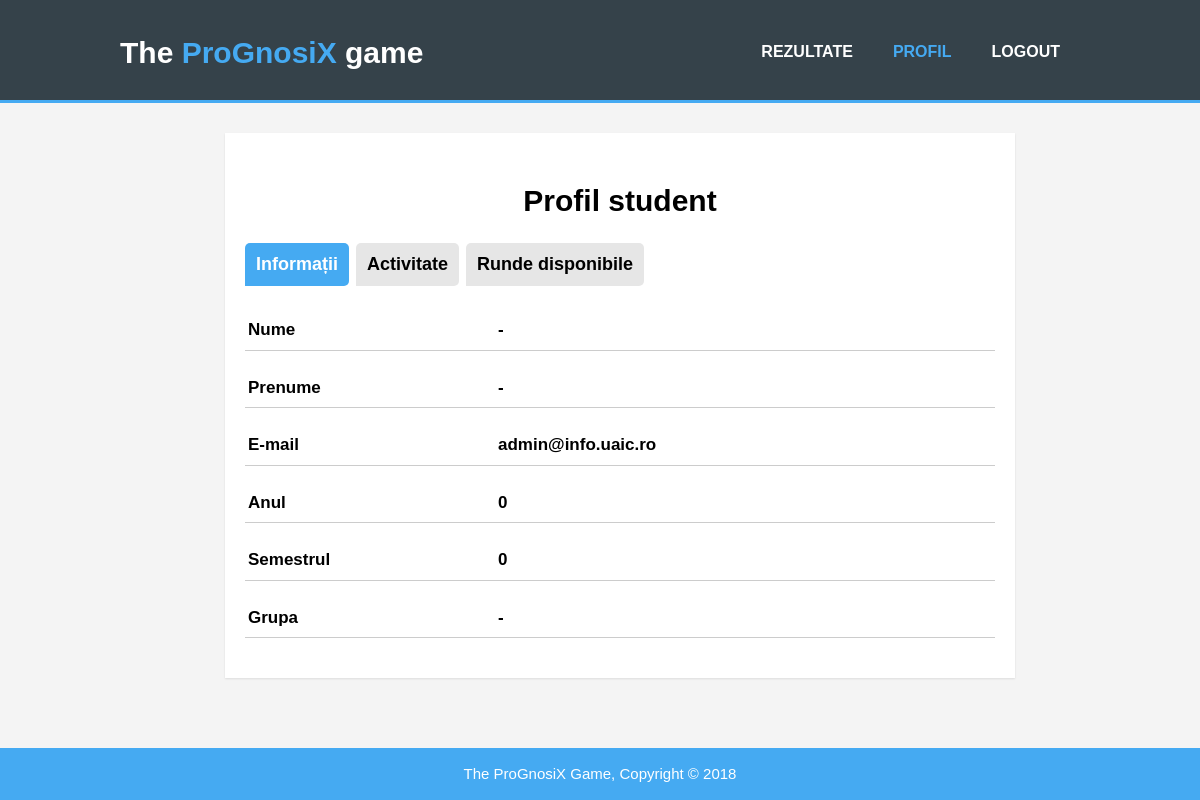
Screenshot of /user.php (signed in) with the database file from the repository.
### tables this page shows
CREATE TABLE `accounts` (
  `id` int(11) NOT NULL AUTO_INCREMENT,
  `email` varchar(100) NOT NULL,
  `parola` varchar(100) NOT NULL,
  `nume` varchar(100) NOT NULL,
  `prenume` varchar(100) NOT NULL,
  `an` int(11) NOT NULL,
  `semestru` int(11) NOT NULL,
  `grupa` varchar(35) NOT NULL,
  `admin` tinyint(4) NOT NULL,
  PRIMARY KEY (`id`)
);

### user.php (the view, shortened to what this page needs)
<!DOCTYPE html>
<?php
  require 'db.php';
  if ( $_SESSION['logged_in'] != 1 ) {
  $_SESSION['message'] = "You must log in before viewing your profile page!";
  header("location:index.php");
  die();
}
else {
    $email = $_SESSION['email'];
}
?>
<html>
  <head>
    <link rel="stylesheet" href="./css/style.css">
  </head>
  <body>
    <header>
      <div class="container">
        <div id="branding">
          <h1>The <span class="highlight">ProGnosiX</span> game</h1>
        </div>
        <nav>
          <ul>
            <?php
                echo "<li class=\"\"><a href=\"grades.php\">Rezultate</a></li>";
                if(isset($_SESSION['logged_in']) && $_SESSION['logged_in'] == 1)  {
                  echo "<li class=\"current\"><a href=\"user.php\">Profil</a></li>
                  <li><a href=\"logout.php\">Logout</a></li>";
                }
            ?>
          </ul>
        </nav>
      </div>
    </header>
    <div id="w">
      <div id="content" >
        <h1>Profil student</h1>
        <nav id="profiletabs">
          <ul id="list">
            <li><a href="#settings" id="li0" class="sel">Informații</a></li>
            <li><a href="#activity" id="li1">Activitate</a></li>
            <li><a href="#subjects" id="li2">Runde disponibile</a></li>
          </ul>
        </nav>
      <?php
      $result_info = $mysqli->query("SELECT * FROM accounts WHERE email='$email'") or die($mysqli->error());
      $user = $result_info->fetch_assoc();
      $nume =$user['nume'];
      $prenume = $user['prenume'];
      $an = $user['an'];
      $semestru = $user['semestru'];
      $grupa = $user['grupa'];
      ?>
        <section id="settings">
          <p class="setting"><span>Nume</span><?= $nume?></p>
          <p class="setting"><span>Prenume</span><?=$prenume?></p>
          <p class="setting"><span>E-mail </span><?= $email ?></p>
          <p class="setting"><span>Anul</span> <?= $an ?></p>
          <p class="setting"><span>Semestrul </span> <?= $semestru?></p>
          <p class="setting"><span>Grupa </span> <?= $grupa ?></p>
        </section>
      </div>
    </div>
    <footer>
      <p>The ProGnosiX Game, Copyright &copy; 2018</p>
    </footer>
  </body>
</html>

### css/style.css (style rules this page uses)
body { font: 15px/1.5 Arial, Helvetica, sans-serif; padding:0; margin:0; background-color:#f4f4f4; }
.container { width:80%; margin:auto; overflow:hidden; }
ul { margin:0; padding:0; }
header { background:#35424a; color:#ffffff; padding-top:30px; min-height:70px; border-bottom:#45aaf2 3px solid; }
header a { color:#ffffff; text-decoration:none; text-transform: uppercase; font-size:16px; }
header li { float:left; display:inline; padding: 0 20px 0 20px; }
header #branding { float:left; }
header #branding h1 { margin:0; }
header nav { float:right; margin-top:10px; font-weight: bold; }
header .highlight, header .current a { color:#45aaf2; font-weight:bold; }
footer { padding:0px; margin-top:20px; color:#ffffff; background-color:#45aaf2; text-align: center; position: fixed; bottom:0; left:0; right:0; }
a { color: black; text-decoration: none; }
#w { display: block; width: 750px; margin: 0 auto; padding-top: 30px; padding-bottom: 45px; }
#content { display: block; width: 100%; background: #fff; padding: 25px 20px; padding-bottom: 35px; -webkit-box-shadow: rgba(0, 0, 0, 0.1) 0px 1px 2px 0px; -moz-box-shadow: rgba(0, 0, 0, 0.1) 0px 1px 2px 0px; box-shadow: rgba(0, 0, 0, 0.1) 0px 1px 2px 0px; }
#content h1 { text-align:center; }
#profiletabs { display: block; margin-bottom: 4px; height: 50px; }
#profiletabs ul { list-style: none; display: block; width: 100%; height: 50px; position: relative; }
#profiletabs ul li { float: left; position: relative; }
#profiletabs ul li a { display: block; float: left; padding: 8px 11px; font-size: 1.2em; font-weight: bold; background: #e6e6e6; color: black; margin-right: 7px; border: none; -webkit-border-radius: 5px; -webkit-border-bottom-left-radius: 0; -moz-border-radius: 5px; -moz-border-radius-bottomleft: 0; border-radius: 5px; border-bottom-left-radius: 0; }
#profiletabs ul li a.sel { background: #45aaf2; color: white; border-color: #d1cdb5; }
.setting, .activity, .subjects { display: block; font-weight: bold; padding: 7px 3px; border-bottom: 1px solid #cccccc; margin-bottom: 5px; }
.setting span { float: left; width: 250px; font-weight: bold; }
section p { font-size: 17px; }

### rows the page displays
accounts: nume "-", prenume "-", an "0", semestru "0", grupa "-"

### other values shown
$email "admin@info.uaic.ro"
